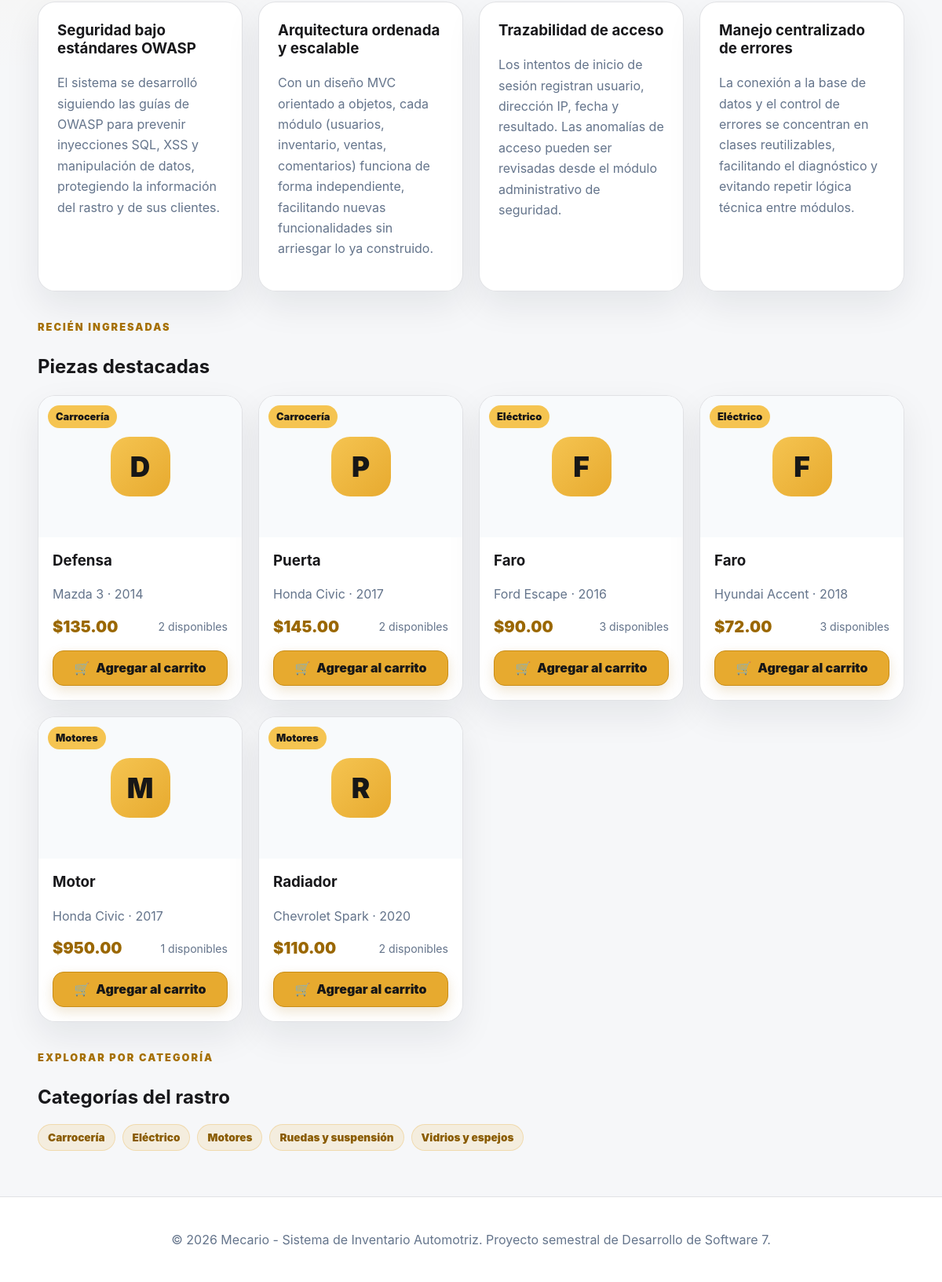
The page /public/ (lower part) on the database as committed earlier.
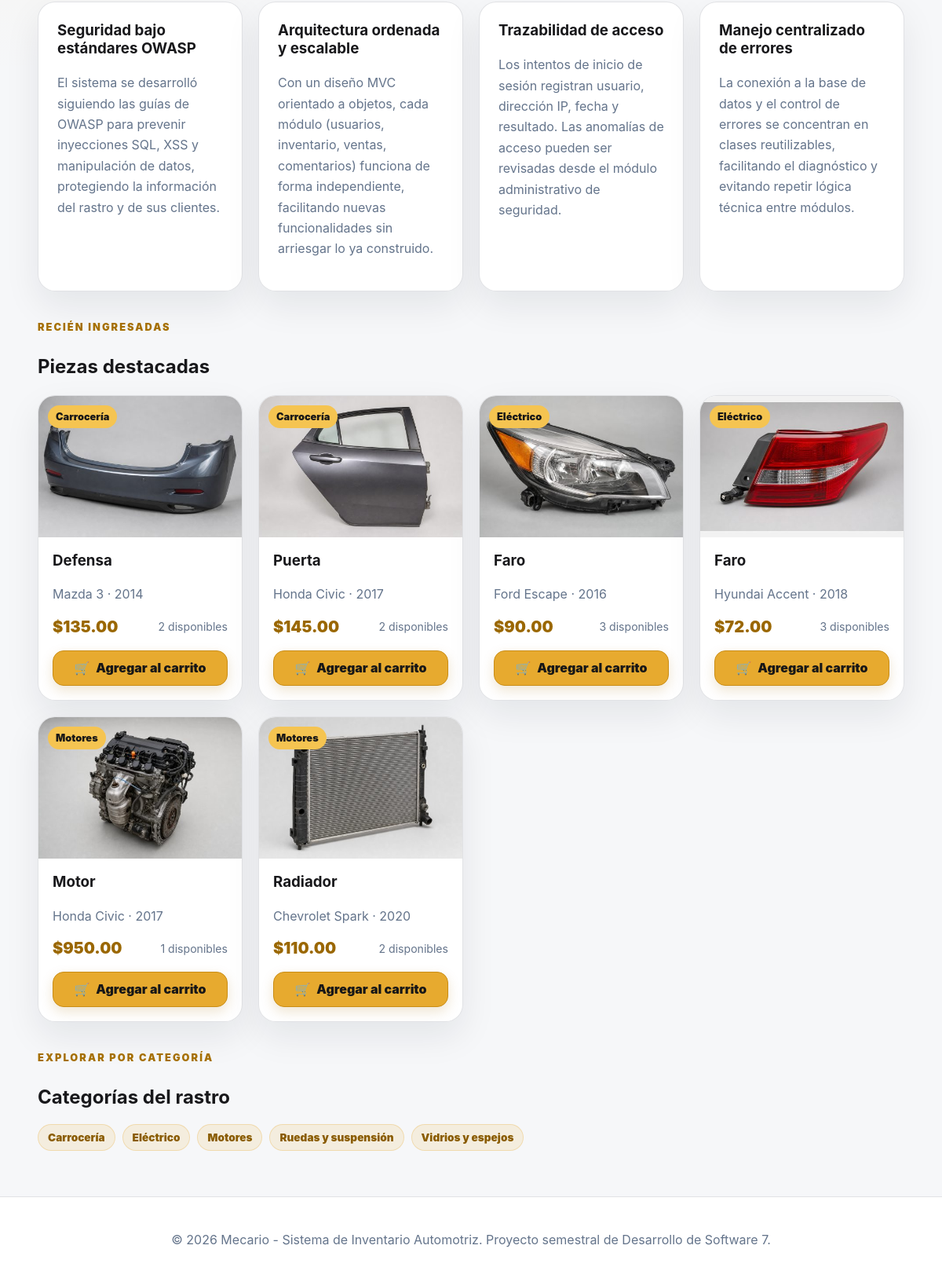
The same page on the database as committed later.
### tables this page shows
CREATE TABLE IF NOT EXISTS inventario_partes (
    id_inventario INT UNSIGNED AUTO_INCREMENT PRIMARY KEY,
    id_auto INT UNSIGNED NOT NULL,
    id_parte INT UNSIGNED NOT NULL,
    id_seccion INT UNSIGNED NOT NULL,
    creado_por INT UNSIGNED NOT NULL,
    codigo_inventario VARCHAR(50) NOT NULL UNIQUE,
    descripcion_corta VARCHAR(255) NOT NULL,
    observaciones TEXT NULL,
    condicion_pieza ENUM('Excelente','Buena','Regular','Para reparar') NOT NULL DEFAULT 'Buena',
    precio DECIMAL(12,2) NOT NULL,
    cantidad INT UNSIGNED NOT NULL DEFAULT 0,
    thumbnail VARCHAR(255) NULL,
    imagen_grande VARCHAR(255) NULL,
    activo TINYINT(1) NOT NULL DEFAULT 1,
    fecha_creacion DATETIME NOT NULL DEFAULT CURRENT_TIMESTAMP,
    fecha_actualizacion DATETIME NULL DEFAULT NULL ON UPDATE CURRENT_TIMESTAMP,
    CONSTRAINT fk_inventario_auto FOREIGN KEY (id_auto) REFERENCES autos(id_auto)
        ON UPDATE CASCADE ON DELETE RESTRICT,
    CONSTRAINT fk_inventario_parte FOREIGN KEY (id_parte) REFERENCES partes(id_parte)
        ON UPDATE CASCADE ON DELETE RESTRICT,
    CONSTRAINT fk_inventario_seccion FOREIGN KEY (id_seccion) REFERENCES secciones(id_seccion)
        ON UPDATE CASCADE ON DELETE RESTRICT,
    CONSTRAINT fk_inventario_usuario FOREIGN KEY (creado_por) REFERENCES usuarios(id_usuario)
        ON UPDATE CASCADE ON DELETE RESTRICT,
    CONSTRAINT chk_inventario_precio CHECK (precio >= 0),
    CONSTRAINT chk_inventario_activo CHECK (activo IN (0,1)),
    INDEX idx_inventario_publico (activo,cantidad),
    INDEX idx_inventario_filtros (id_parte,id_auto,id_seccion),
    INDEX idx_inventario_descripcion (descripcion_corta)
);

CREATE TABLE IF NOT EXISTS partes (
    id_parte INT UNSIGNED AUTO_INCREMENT PRIMARY KEY,
    nombre_parte VARCHAR(100) NOT NULL UNIQUE,
    descripcion VARCHAR(255) NULL,
    activo TINYINT(1) NOT NULL DEFAULT 1,
    fecha_creacion DATETIME NOT NULL DEFAULT CURRENT_TIMESTAMP,
    fecha_actualizacion DATETIME NULL DEFAULT NULL ON UPDATE CURRENT_TIMESTAMP,
    CONSTRAINT chk_parte_activo CHECK (activo IN (0,1)),
    INDEX idx_parte_nombre (nombre_parte)
);

CREATE TABLE IF NOT EXISTS secciones (
    id_seccion INT UNSIGNED AUTO_INCREMENT PRIMARY KEY,
    codigo VARCHAR(30) NOT NULL UNIQUE,
    nombre_seccion VARCHAR(100) NOT NULL UNIQUE,
    descripcion VARCHAR(255) NULL,
    activo TINYINT(1) NOT NULL DEFAULT 1,
    fecha_creacion DATETIME NOT NULL DEFAULT CURRENT_TIMESTAMP,
    fecha_actualizacion DATETIME NULL DEFAULT NULL ON UPDATE CURRENT_TIMESTAMP,
    CONSTRAINT chk_seccion_activo CHECK (activo IN (0,1))
);

CREATE TABLE IF NOT EXISTS autos (
    id_auto INT UNSIGNED AUTO_INCREMENT PRIMARY KEY,
    marca VARCHAR(80) NOT NULL,
    modelo VARCHAR(100) NOT NULL,
    anio SMALLINT UNSIGNED NOT NULL,
    descripcion VARCHAR(255) NULL,
    activo TINYINT(1) NOT NULL DEFAULT 1,
    fecha_creacion DATETIME NOT NULL DEFAULT CURRENT_TIMESTAMP,
    fecha_actualizacion DATETIME NULL DEFAULT NULL ON UPDATE CURRENT_TIMESTAMP,
    CONSTRAINT uq_auto_marca_modelo_anio UNIQUE (marca,modelo,anio),
    CONSTRAINT chk_auto_activo CHECK (activo IN (0,1)),
    INDEX idx_auto_busqueda (marca,modelo,anio)
);

### app/Controllers/PublicController.php (called while the page is built, shortened)
<?php
final class PublicController
{
    private Database $db;
    public function __construct()
    {
        $this->db = Database::getInstancia();
    }
    public function index(): void
    {
        View::renderizar('publico/index', [
            'titulo' => 'Inicio',
            'secciones' => $this->obtenerSecciones(),
            'destacados' => $this->obtenerCatalogo(limite: 6),
        ]);
    }
    private function obtenerSecciones(): array
    {
        return $this->db->consultarTodos(
            'SELECT id_seccion, codigo, nombre_seccion
                FROM secciones
                WHERE activo = 1
                ORDER BY nombre_seccion'
        );
    }
    private function obtenerCatalogo(
        string $busqueda = '',
        ?int $idSeccion = null,
        ?int $limite = null
    ): array {
        $condiciones = ['ip.activo = 1', 'ip.cantidad > 0'];
        $parametros = [];
        $sql = 'SELECT
                ip.id_inventario,
                ip.descripcion_corta,
                ip.condicion_pieza,
                ip.precio,
                ip.cantidad,
                ip.thumbnail,
                ip.imagen_grande,
                a.marca,
                a.modelo,
                a.anio,
                p.nombre_parte,
                s.nombre_seccion
            FROM inventario_partes ip
            INNER JOIN autos a ON a.id_auto = ip.id_auto
            INNER JOIN partes p ON p.id_parte = ip.id_parte
            INNER JOIN secciones s ON s.id_seccion = ip.id_seccion
            WHERE ' . implode(' AND ', $condiciones) . '
            ORDER BY ip.fecha_creacion DESC';
        if ($limite !== null) {
            $sql .= ' LIMIT ' . $limite;
        }
        return $this->db->consultarTodos($sql, $parametros);
    }
}

### public/index.php (called while the page is built, shortened)
<?php
$router = new Router();
$router->despachar();

### app/Core/Database.php (called while the page is built, shortened)
<?php
final class Database
{
    private PDO $conexion;
    private function __construct()
    {
        $config = require dirname(__DIR__, 2) . '/config/config.php';
        $db = $config['database'];
        $dsn = sprintf(
            'mysql:host=%s;port=%s;dbname=%s;charset=%s',
            $db['host'],
            $db['port'],
            $db['name'],
            $db['charset']
        );
        try {
            $this->conexion = new PDO(
                $dsn,
                $db['user'],
                $db['password'],
                [
                    PDO::ATTR_ERRMODE => PDO::ERRMODE_EXCEPTION,
                    PDO::ATTR_DEFAULT_FETCH_MODE => PDO::FETCH_ASSOC,
                    PDO::ATTR_EMULATE_PREPARES => false,
                ]
            );
        } catch (PDOException $exception) {
            throw new RuntimeException(
                'No se pudo conectar con la base de datos.',
                0,
                $exception
            );
        }
    }
    public function consultar(string $sql, array $parametros = []): PDOStatement
    {
        $sentencia = $this->conexion->prepare($sql);
        $sentencia->execute($parametros);
        return $sentencia;
    }
    public function consultarTodos(string $sql, array $parametros = []): array
    {
        return $this->consultar($sql, $parametros)->fetchAll();
    }
}

### app/Helpers/Url.php (called while the page is built, shortened)
<?php
final class Url
{
    public static function base(): string
    {
        $script = str_replace(
            '\\',
            '/',
            $_SERVER['SCRIPT_NAME'] ?? '/public/index.php'
        );
        $base = rtrim(dirname($script), '/');
        return $base === '.' ? '' : $base;
    }
    public static function ruta(string $ruta = '/'): string
    {
        $ruta = '/' . ltrim($ruta, '/');
        return self::base() . ($ruta === '//' ? '/' : $ruta);
    }
    public static function upload(string $archivo): string
    {
        $baseProyecto = dirname(self::base());
        return rtrim($baseProyecto, '/') . '/' . ltrim($archivo, '/');
    }
}

### app/Helpers/Sanitizer.php (called while the page is built, shortened)
<?php
final class Sanitizer
{
    public static function html(mixed $valor): string
    {
        return htmlspecialchars(
            (string) $valor,
            ENT_QUOTES | ENT_SUBSTITUTE,
            'UTF-8'
        );
    }
}

### app/Views/publico/_tarjeta-parte.php (the view, shortened to what the rows shown need)
<?php
$miniatura = $pieza['thumbnail'] ?? null;
?>
<article class="card card-parte">
    <a class="card-parte-link" href="<?= Sanitizer::html(Url::ruta('/parte/' . $pieza['id_inventario'])) ?>">
        <div class="card-parte-imagen">
            <?php if ($miniatura): ?>
                <img src="<?= Sanitizer::html(Url::upload($miniatura)) ?>" alt="<?= Sanitizer::html($pieza['nombre_parte']) ?>" loading="lazy">
            <?php else: ?>
                <span class="card-parte-sin-imagen" aria-hidden="true"><?= Sanitizer::html(mb_substr($pieza['nombre_parte'], 0, 1)) ?></span>
            <?php endif; ?>
            <span class="badge-seccion"><?= Sanitizer::html($pieza['nombre_seccion']) ?></span>
        </div>
        <div class="card-parte-info">
            <h3><?= Sanitizer::html($pieza['nombre_parte']) ?></h3>
            <p class="muted"><?= Sanitizer::html($pieza['marca'] . ' ' . $pieza['modelo'] . ' · ' . $pieza['anio']) ?></p>
            <div class="card-parte-precio">
                <span class="precio">$<?= Sanitizer::html(number_format((float) $pieza['precio'], 2)) ?></span>
                <span class="existencias"><?= Sanitizer::html((string) $pieza['cantidad']) ?> disponibles</span>
            </div>
        </div>
    </a>
    <form class="card-cart-form" method="POST" action="<?= Sanitizer::html(Url::ruta('/carrito/agregar/' . $pieza['id_inventario'])) ?>">
        <button class="btn btn-cart" type="submit"><span aria-hidden="true">🛒</span> Agregar al carrito</button>
    </form>
</article>

### app/Core/Router.php (shortened to what the rows shown need)
<?php
final class Router
{
    private array $rutas = [];
    private function agregar(
        string $metodo,
        string $ruta,
        callable|array $accion
    ): void {
        $this->rutas[$metodo][] = [
            'ruta' => $this->normalizar($ruta),
            'accion' => $accion,
        ];
    }
    public function despachar(): void
    {
        $metodo = strtoupper($_SERVER['REQUEST_METHOD'] ?? 'GET');
        $rutaActual = $this->obtenerRutaActual();
        foreach ($this->rutas[$metodo] ?? [] as $rutaRegistrada) {
            $parametros = $this->coincide(
                $rutaRegistrada['ruta'],
                $rutaActual
            );
            if ($parametros !== false) {
                $this->ejecutarAccion(
                    $rutaRegistrada['accion'],
                    $parametros
                );
                return;
            }
        }
    }
    private function obtenerRutaActual(): string
    {
        $uri = parse_url(
            $_SERVER['REQUEST_URI'] ?? '/',
            PHP_URL_PATH
        ) ?: '/';
        $base = dirname($_SERVER['SCRIPT_NAME'] ?? '');
        if (
            $base !== ''
            && $base !== '/'
            && str_starts_with($uri, $base)
        ) {
            $uri = substr($uri, strlen($base));
        }
        return $this->normalizar($uri);
    }
    private function normalizar(string $ruta): string
    {
        $ruta = '/' . trim($ruta, '/');
        return $ruta === '//' ? '/' : $ruta;
    }
    private function coincide(
        string $rutaRegistrada,
        string $rutaActual
    ): array|false {
        $patron = preg_replace(
            '#\{[a-zA-Z_][a-zA-Z0-9_]*\}#',
            '([^/]+)',
            $rutaRegistrada
        );
        if (!preg_match('#^' . $patron . '$#', $rutaActual, $coincidencias)) {
            return false;
        }
        array_shift($coincidencias);
        return $coincidencias;
    }
    private function ejecutarAccion(
        callable|array $accion,
        array $parametros
    ): void {
        if (
            is_array($accion)
            && isset($accion[0], $accion[1])
            && is_string($accion[0])
        ) {
            $controlador = new $accion[0]();
            $metodo = $accion[1];
            $controlador->{$metodo}(...$parametros);
            return;
        }
    }
}

### app/Views/publico/index.php (shortened to what the rows shown need)
<main class="container">
    <section class="seccion-valor">
        <div class="grid-cards">
            <article class="card card-valor">
                <h3>Seguridad bajo estándares OWASP</h3>
                <p class="muted">
                    El sistema se desarrolló siguiendo las guías de OWASP
                    para prevenir inyecciones SQL, XSS y manipulación de
                    datos, protegiendo la información del rastro y de
                    sus clientes.
                </p>
            </article>
            <article class="card card-valor">
                <h3>Arquitectura ordenada y escalable</h3>
                <p class="muted">
                    Con un diseño MVC orientado a objetos, cada módulo
                    (usuarios, inventario, ventas, comentarios) funciona
                    de forma independiente, facilitando nuevas
                    funcionalidades sin arriesgar lo ya construido.
                </p>
            </article>
            <article class="card card-valor">
                <h3>Trazabilidad de acceso</h3>
                <p class="muted">
                    Los intentos de inicio de sesión registran usuario,
                    dirección IP, fecha y resultado. Las anomalías de acceso
                    pueden ser revisadas desde el módulo administrativo de seguridad.
                </p>
            </article>
            <article class="card card-valor">
                <h3>Manejo centralizado de errores</h3>
                <p class="muted">
                    La conexión a la base de datos y el control de errores se
                    concentran en clases reutilizables, facilitando el diagnóstico
                    y evitando repetir lógica técnica entre módulos.
                </p>
            </article>
        </div>
    </section>
    <?php if ($destacados !== []): ?>
        <section class="seccion-destacados">
            <span class="eyebrow">Recién ingresadas</span>
            <h2>Piezas destacadas</h2>
            <div class="grid-cards grid-catalogo">
                <?php foreach ($destacados as $pieza): ?>
                    <?php include __DIR__ . '/_tarjeta-parte.php'; ?>
                <?php endforeach; ?>
            </div>
        </section>
    <?php endif; ?>
    <?php if ($secciones !== []): ?>
        <section class="seccion-categorias">
            <span class="eyebrow">Explorar por categoría</span>
            <h2>Categorías del rastro</h2>
            <div class="chips">
                <?php foreach ($secciones as $seccion): ?>
                    <a
                        class="chip"
                        href="<?= Sanitizer::html(
                            Url::ruta('/categoria/' . $seccion['id_seccion'])
                        ) ?>"
                    >
                        <?= Sanitizer::html($seccion['nombre_seccion']) ?>
                    </a>
                <?php endforeach; ?>
            </div>
        </section>
    <?php endif; ?>
</main>

Rows that differ between the two databases and show on the page:
changed inventario_partes "Defensa": thumbnail: picture added
changed inventario_partes "Puerta": thumbnail: picture added
changed inventario_partes "Ford Escape · 2016": thumbnail: picture added
changed inventario_partes "Hyundai Accent · 2018": thumbnail: picture added
changed inventario_partes "Motor": thumbnail: picture added
changed inventario_partes "Radiador": thumbnail: picture added
Other text that changed with them:
list line gone: "D"
list line gone: "P"
list line gone: "F"
list line gone: "M"
list line gone: "R"
